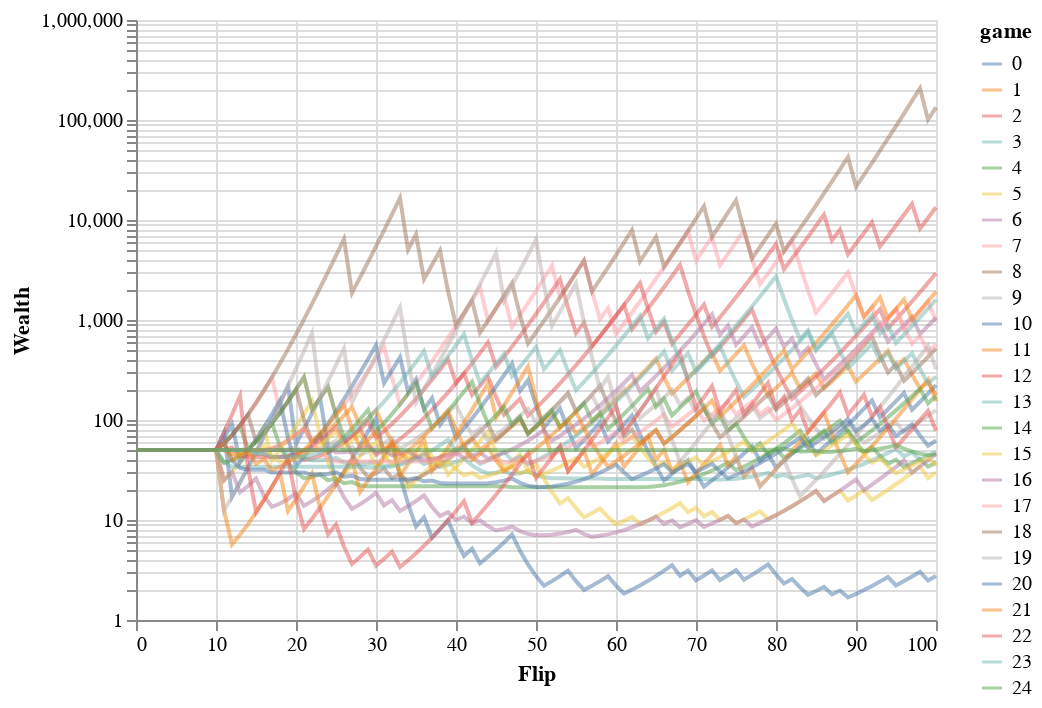

This figure's notebook cell:
### Markdown cell above
# Kelly Betting with an Estimate

### Code cell
kelly_w_estimate.plot_games(n_games=25, log=True, opacity=0.5)

### Figure 1 — Vega-Lite specification as saved in the notebook (floating-point values rounded to 4 significant figures; data arrays with more than 128 entries replaced by an {"elided": "..."} marker saying what was removed)
{"config": {"view": {"continuousWidth": 400, "continuousHeight": 300}}, "data": {"name": "data-74b73cbf8bf1f21bbc6901e81492daad"}, "mark": {"type": "line", "opacity": 0.5}, "encoding": {"color": {"type": "nominal", "field": "game"}, "x": {"type": "quantitative", "field": "flip", "title": "Flip"}, "y": {"type": "quantitative", "field": "wealth", "scale": {"type": "log"}, "title": "Wealth"}}, "$schema": "https://vega.github.io/schema/vega-lite/v4.8.1.json", "datasets": {"data-74b73cbf8bf1f21bbc6901e81492daad": {"elided": "2525 records"}}}
